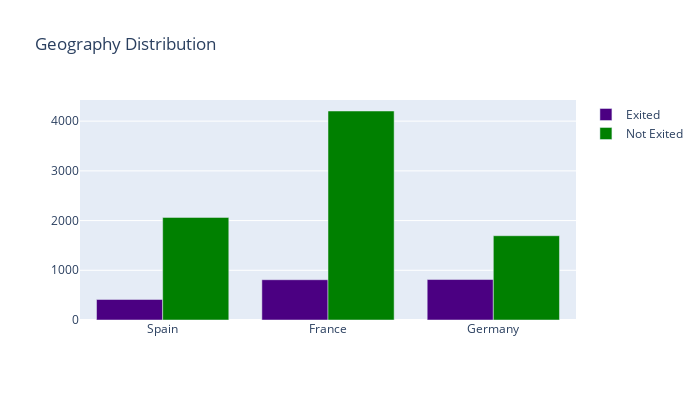

The code cell stored with this chart in its notebook:
### Markdown cell above
<a id = 'subsec4'></a>
**Geography Feature**

### Code cell
df_1 = df[df['Exited'] == 1]
df_2 = df[df['Exited'] == 0]
df_1 = df_1['Geography'].value_counts()
df_2 = df_2['Geography'].value_counts()

trace1 = go.Bar(x = df_1.index[::-1], y = df_1.values[::-1], name = 'Exited', marker = dict(color = 'indigo'))
trace2 = go.Bar(x = df_2.index[::-1], y = df_2.values[::-1], name = 'Not Exited', marker = dict(color = 'green'))
data = [trace1, trace2]
layout = go.Layout(height = 400, width = 700, title = 'Geography Distribution')
fig = go.Figure(data = data, layout = layout)
py.iplot(fig)

### Figure 1 — Plotly figure (JSON) as saved in the notebook; plotly's stock layout.template omitted (floating-point values rounded to 4 significant figures)
{"data": [{"marker": {"color": "indigo"}, "name": "Exited", "type": "bar", "x": ["Spain", "France", "Germany"], "y": [413, 810, 814]}, {"marker": {"color": "green"}, "name": "Not Exited", "type": "bar", "x": ["Germany", "Spain", "France"], "y": [1695, 2064, 4204]}], "layout": {"height": 400, "title": {"text": "Geography Distribution"}, "width": 700}}
